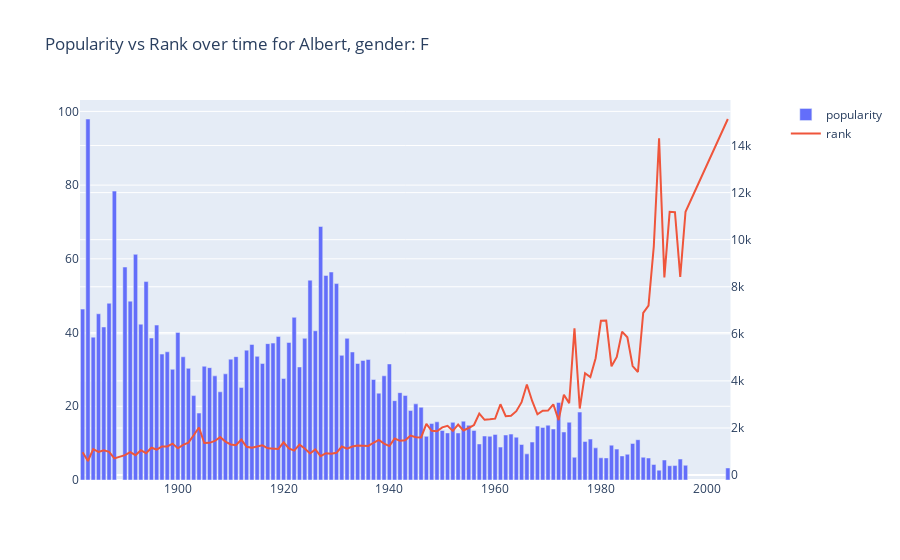

Write notebook code for a chart like this one.
### Code cell
popular_name('Albert', 'F')
